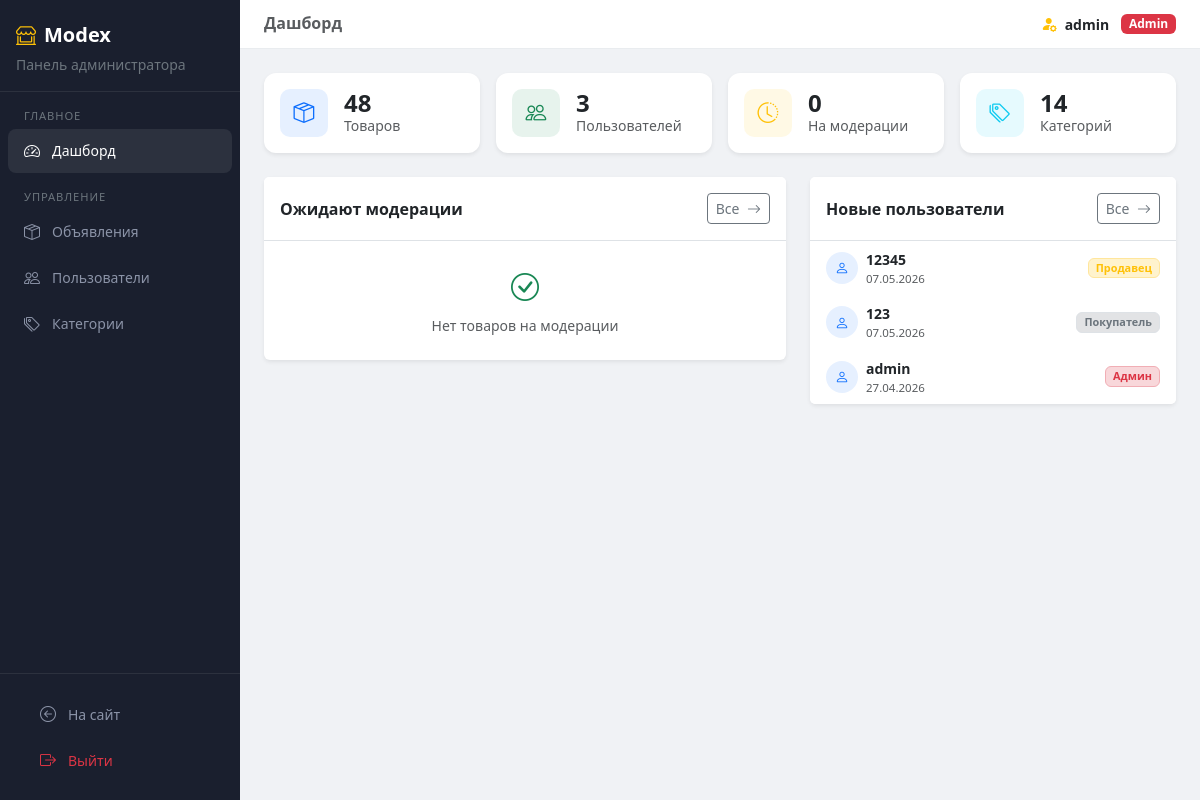
The page /admin/dashboard (signed in) on the database its author committed.
### app/models.py (models this page shows)
class User(Base):
    __tablename__ = "users"
    id = Column(Integer, primary_key=True)
    username = Column(String(80), unique=True, nullable=False)
    password_hash = Column(String(200), nullable=False)
    role = Column(String(20), default="buyer")
    is_blocked = Column(Boolean, default=False)
    created_at = Column(DateTime, default=datetime.utcnow)
    cart_items = relationship("CartItem", back_populates="user", cascade="all, delete")
    favorites = relationship("Favorite", back_populates="user", cascade="all, delete")
    orders = relationship("Order", back_populates="user")

### app/routers/admin.py (the view)
@admin_bp.route("/dashboard", methods=["GET"])
def dashboard():
    db = get_db()
    user = require_admin(db)
    if not user:
        return redirect("/auth/login")
    total_users = db.query(User).count()
    total_products = db.query(Product).count()
    total_categories = db.query(Category).count()
    pending = db.query(Product).filter_by(status="pending").all()
    recent_users = db.query(User).order_by(User.created_at.desc()).limit(5).all()
    return render_template("admin/dashboard.html", user=user, total_users=total_users,
                           total_products=total_products, total_categories=total_categories,
                           pending=pending, recent_users=recent_users, cart_count=0, fav_count=0)

### app/auth.py (called while the page is built)
def get_current_user(db):
    token = request.cookies.get("access_token")
    if not token:
        return None
    try:
        payload = jwt.decode(token, SECRET_KEY, algorithms=[ALGORITHM])
        user_id = int(payload.get("sub"))
    except (JWTError, TypeError, ValueError):
        return None
    from app.models import User
    user = db.query(User).filter(User.id == user_id).first()
    return user if user and not user.is_blocked else None

### app/database.py (called while the page is built)
def get_db():
    if "db" not in g:
        g.db = SessionLocal()
    return g.db

### app/main.py (called while the page is built)
@app.context_processor
def inject_globals():
    return {"is_mobile": g.get("is_mobile", False)}

### app/mobile.py (called while the page is built)
def detect_mobile() -> bool:
    ua = request.headers.get("user-agent", "")
    is_mobile_ua = bool(_MOBILE_RE.search(ua))
    override = request.cookies.get("mobile_override")
    if override == "mobile":
        return True
    if override == "desktop":
        return False
    return is_mobile_ua

def init_mobile(app):
    @app.before_request
    def set_mobile():
        g.is_mobile = detect_mobile()

### app/routers/admin.py (called while the page is built)
def require_admin(db):
    user = get_current_user(db)
    if not user or user.role != "admin":
        return None
    return user

### app/templates/admin/dashboard.html (shortened to what this page needs)
{% extends "admin/base.html" %}
{% block page_title %}Дашборд{% endblock %}
{% set active = 'dashboard' %}
{% set pending_count = pending | length %}
{% block content %}
<div class="row g-3 mb-4">
    <div class="col-6 col-lg-3">
        <div class="card stat-card shadow-sm p-3">
            <div class="d-flex align-items-center gap-3">
                <div class="icon-box bg-primary bg-opacity-10">
                    <i class="bi bi-box-seam text-primary"></i>
                </div>
                <div>
                    <div class="fw-bold fs-4 lh-1">{{ total_products }}</div>
                    <div class="text-muted small">Товаров</div>
                </div>
            </div>
        </div>
    </div>
    <div class="col-6 col-lg-3">
        <div class="card stat-card shadow-sm p-3">
            <div class="d-flex align-items-center gap-3">
                <div class="icon-box bg-success bg-opacity-10">
                    <i class="bi bi-people text-success"></i>
                </div>
                <div>
                    <div class="fw-bold fs-4 lh-1">{{ total_users }}</div>
                    <div class="text-muted small">Пользователей</div>
                </div>
            </div>
        </div>
    </div>
    <div class="col-6 col-lg-3">
        <div class="card stat-card shadow-sm p-3">
            <div class="d-flex align-items-center gap-3">
                <div class="icon-box bg-warning bg-opacity-10">
                    <i class="bi bi-clock-history text-warning"></i>
                </div>
                <div>
                    <div class="fw-bold fs-4 lh-1">{{ pending | length }}</div>
                    <div class="text-muted small">На модерации</div>
                </div>
            </div>
        </div>
    </div>
    <div class="col-6 col-lg-3">
        <div class="card stat-card shadow-sm p-3">
            <div class="d-flex align-items-center gap-3">
                <div class="icon-box bg-info bg-opacity-10">
                    <i class="bi bi-tags text-info"></i>
                </div>
                <div>
                    <div class="fw-bold fs-4 lh-1">{{ total_categories }}</div>
                    <div class="text-muted small">Категорий</div>
                </div>
            </div>
        </div>
    </div>
</div>
<div class="row g-4">
    <div class="col-lg-7">
        <div class="card border-0 shadow-sm">
            <div class="card-header bg-white border-bottom d-flex justify-content-between align-items-center py-3">
                <span class="fw-semibold">
                    Ожидают модерации
                </span>
                <a href="/admin/products?status=pending" class="btn btn-sm btn-outline-secondary">
                    Все <i class="bi bi-arrow-right ms-1"></i>
                </a>
            </div>
            <div class="card-body p-0">
                {% if pending %}
                {% for p in pending[:5] %}
                <div class="d-flex align-items-center gap-3 px-3 py-2 {% if not loop.last %}border-bottom{% endif %}">
                    <img src="{{ p.img_url or 'https://picsum.photos/seed/' ~ p.id ~ '/80/60' }}"
                         style="width:48px;height:38px;object-fit:cover;border-radius:6px;">
                    <div class="flex-grow-1 min-w-0">
                        <div class="fw-semibold text-truncate small">{{ p.name }}</div>
                        <div class="text-muted" style="font-size:.75rem;">
                            {{ "{:,.0f}".format(p.price).replace(",", " ") }} ₽
                            {% if p.category %} · {{ p.category.name }}{% endif %}
                        </div>
                    </div>
                    <div class="d-flex gap-1 flex-shrink-0">
                        <form method="post" action="/admin/products/{{ p.id }}/approve">
                            <button class="btn btn-success btn-sm px-2" type="submit" title="Одобрить">
                                <i class="bi bi-check-lg"></i>
                            </button>
                        </form>
                        <form method="post" action="/admin/products/{{ p.id }}/reject">
                            <button class="btn btn-danger btn-sm px-2" type="submit" title="Отклонить">
                                <i class="bi bi-x-lg"></i>
                            </button>
                        </form>
                    </div>
                </div>
                {% endfor %}
                {% else %}
                <div class="text-center text-muted py-4 small">
                    <i class="bi bi-check-circle fs-3 d-block mb-2 text-success"></i>
                    Нет товаров на модерации
                </div>
                {% endif %}
            </div>
        </div>
    </div>
    <div class="col-lg-5">
        <div class="card border-0 shadow-sm">
            <div class="card-header bg-white border-bottom d-flex justify-content-between align-items-center py-3">
                <span class="fw-semibold">Новые пользователи</span>
                <a href="/admin/users" class="btn btn-sm btn-outline-secondary">
                    Все <i class="bi bi-arrow-right ms-1"></i>
                </a>
            </div>
            <div class="list-group list-group-flush">
                {% for u in recent_users %}
                <div class="list-group-item border-0 px-3 py-2">
                    <div class="d-flex align-items-center gap-2">
                        <div class="rounded-circle bg-primary bg-opacity-10 d-flex align-items-center justify-content-center"
                             style="width:32px;height:32px;flex-shrink:0;">
                            <i class="bi bi-person text-primary small"></i>
                        </div>
                        <div class="flex-grow-1">
                            <div class="small fw-semibold">{{ u.username }}</div>
                            <div style="font-size:.72rem;" class="text-muted">
                                {{ u.created_at.strftime('%d.%m.%Y') }}
                            </div>
                        </div>
                        {% if u.role == 'seller' %}
                        <span class="badge bg-warning-subtle text-warning border border-warning-subtle" style="font-size:.68rem;">Продавец</span>
                        {% elif u.role == 'admin' %}
                        <span class="badge bg-danger-subtle text-danger border border-danger-subtle" style="font-size:.68rem;">Админ</span>
                        {% else %}
                        <span class="badge bg-secondary-subtle text-secondary border" style="font-size:.68rem;">Покупатель</span>
                        {% endif %}
                    </div>
                </div>
                {% endfor %}
            </div>
        </div>
    </div>
</div>
{% endblock %}

### app/templates/admin/base.html (shortened to what this page needs)
<!DOCTYPE html>
<html lang="ru">
<head>
    <link href="https://cdn.jsdelivr.net/npm/bootstrap@5.3.2/dist/css/bootstrap.min.css" rel="stylesheet">
    <link href="https://cdn.jsdelivr.net/npm/bootstrap-icons@1.11.3/font/bootstrap-icons.min.css" rel="stylesheet">
</head>
<body>
<aside class="admin-sidebar">
    <div class="brand">
        <a href="/" class="text-decoration-none">
            <span class="text-white fw-bold fs-5"><i class="bi bi-shop-window me-2 text-warning"></i>Modex</span>
        </a>
        <div class="text-secondary small mt-1">Панель администратора</div>
    </div>
    <nav class="flex-grow-1 py-3">
        <div class="text-secondary px-4 mb-1" style="font-size:.7rem;letter-spacing:.08em;">ГЛАВНОЕ</div>
        <a href="/admin/dashboard" class="nav-link {% if active == 'dashboard' %}active{% endif %}">
            <i class="bi bi-speedometer2"></i> Дашборд
        </a>
        <div class="text-secondary px-4 mb-1 mt-3" style="font-size:.7rem;letter-spacing:.08em;">УПРАВЛЕНИЕ</div>
        <a href="/admin/products" class="nav-link {% if active == 'products' %}active{% endif %}">
            <i class="bi bi-box-seam"></i> Объявления
        </a>
        <a href="/admin/users" class="nav-link {% if active == 'users' %}active{% endif %}">
            <i class="bi bi-people"></i> Пользователи
        </a>
        <a href="/admin/categories" class="nav-link {% if active == 'categories' %}active{% endif %}">
            <i class="bi bi-tags"></i> Категории
        </a>
    </nav>
    <div class="border-top p-3" style="border-color: rgba(255,255,255,.08) !important;">
        <a href="/" class="nav-link">
            <i class="bi bi-arrow-left-circle"></i> На сайт
        </a>
        <a href="/auth/logout" class="nav-link text-danger">
            <i class="bi bi-box-arrow-right"></i> Выйти
        </a>
    </div>
</aside>
<div class="admin-main">
    <div class="admin-topbar">
        <div class="d-flex align-items-center gap-3">
            <h6 class="mb-0 fw-semibold text-muted">{% block page_title %}{% endblock %}</h6>
        </div>
        <div class="d-flex align-items-center gap-2">
            <i class="bi bi-person-fill-gear text-warning"></i>
            <span class="small fw-semibold">{{ user.username }}</span>
            <span class="badge bg-danger ms-1">Admin</span>
        </div>
    </div>
    <div class="p-4">
        {% block content %}{% endblock %}
    </div>
</div>
</body>
</html>

### app/templates/admin/base.html (style rules this page uses)
body { background: #f0f2f5; }
.admin-sidebar { width: 240px; min-height: 100vh; background: #1a1f2e; position: fixed; top: 0; left: 0; z-index: 100; display: flex; flex-direction: column; }
.admin-sidebar .brand { padding: 20px 16px 16px; border-bottom: 1px solid rgba(255,255,255,.08); }
.admin-sidebar .nav-link { color: #8b93a7; padding: 10px 16px; border-radius: 8px; margin: 2px 8px; display: flex; align-items: center; gap: 10px; font-size: .875rem; transition: all .15s; }
.admin-sidebar .nav-link:hover, .admin-sidebar .nav-link.active { color: #fff; background: rgba(255,255,255,.08); }
.admin-sidebar .nav-link.active { color: #fff; }
.admin-sidebar .nav-link i { font-size: 1rem; width: 18px; }
.admin-main { margin-left: 240px; min-height: 100vh; }
.admin-topbar { background: #fff; border-bottom: 1px solid #e9ecef; padding: 12px 24px; display: flex; align-items: center; justify-content: space-between; position: sticky; top: 0; z-index: 50; }
.stat-card { border: none; border-radius: 12px; }
.stat-card .icon-box { width: 48px; height: 48px; border-radius: 10px; display: flex; align-items: center; justify-content: center; font-size: 1.3rem; }

### rows shown on the page
User: username "admin", created_at "27.04.2026", role "Админ"
User: username "12345", created_at "07.05.2026", role "Продавец"
User: username "123", created_at "07.05.2026", role "Покупатель"

### other values the page prints
{{ total_products }} "48"
{{ total_users }} "3"
{{ pending | length }} "0"
{{ total_categories }} "14"
